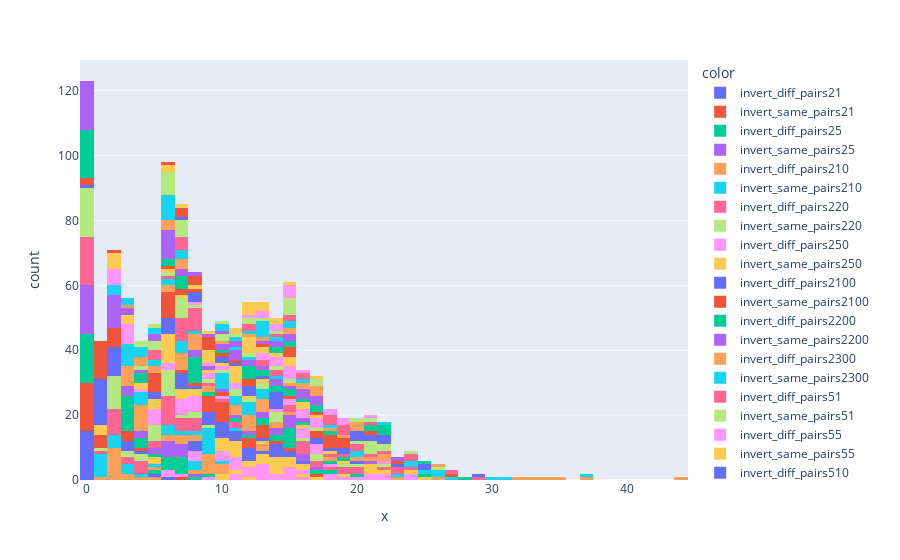

Write notebook code for a chart like this one.
### Code cell
px.histogram(x=fie['fc7'], color=fie['color'])
